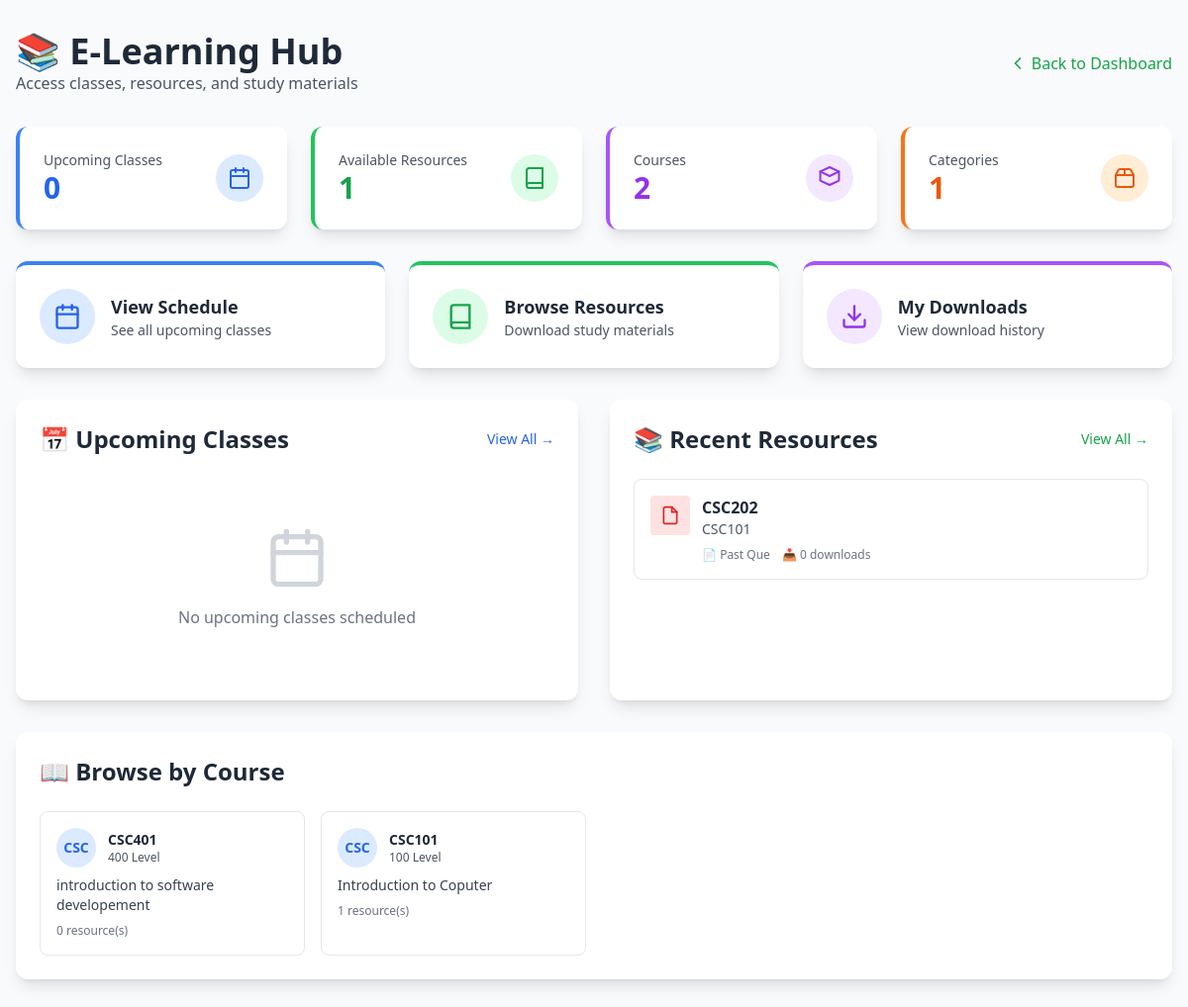
The app's page /elearning/ (signed in) with its own data.
### App/models.py (models this page shows, shortened)
class Resource(models.Model):
    title = models.CharField(max_length=200)
    description = models.TextField(blank=True)
    course = models.ForeignKey(Course, on_delete=models.CASCADE, related_name='resources')
    category = models.ForeignKey(ResourceCategory, on_delete=models.SET_NULL, null=True, related_name='resources')
    file = models.FileField(
        upload_to='resources/%Y/%m/',
        validators=[FileExtensionValidator(allowed_extensions=['pdf', 'doc', 'docx', 'ppt', 'pptx', 'txt', 'zip'])],
        help_text="Allowed: PDF, DOC, DOCX, PPT, PPTX, TXT, ZIP"
    )
    file_size = models.IntegerField(default=0, help_text="File size in bytes")
    uploaded_by = models.ForeignKey(User, on_delete=models.SET_NULL, null=True)
    upload_date = models.DateTimeField(auto_now_add=True)
    download_count = models.IntegerField(default=0)
    is_active = models.BooleanField(default=True)
    class Meta:
        ordering = ['-upload_date']

class Course(models.Model):
    code = models.CharField(max_length=20, unique=True, help_text="e.g., CSC201")
    name = models.CharField(max_length=200, help_text="e.g., Introduction to Programming")
    level = models.CharField(max_length=10, choices=[
        ('100', '100 Level'),
        ('200', '200 Level'),
        ('300', '300 Level'),
        ('400', '400 Level'),
        ('500', '500 Level'),
    ])
    description = models.TextField(blank=True)
    is_active = models.BooleanField(default=True)
    created_at = models.DateTimeField(auto_now_add=True)
    class Meta:
        ordering = ['level', 'code']

class ResourceCategory(models.Model):
    name = models.CharField(max_length=100, unique=True)
    description = models.TextField(blank=True)
    icon = models.CharField(max_length=50, default='📄', help_text="Emoji icon")
    order = models.IntegerField(default=0, help_text="Display order")
    class Meta:
        ordering = ['order', 'name']
        verbose_name_plural = "Resource Categories"

### App/views.py (the view)
# urls.py: path('elearning/', views.elearning_home, name='elearning_home'),
@login_required
def elearning_home(request):
    today = timezone.now().date()
    upcoming_classes = ClassSchedule.objects.filter(
        date__gte=today,
        is_completed=False
    ).select_related('course')[:10]
    today_classes = ClassSchedule.objects.filter(
        date=today,
        is_completed=False
    ).select_related('course')
    recent_resources = Resource.objects.filter(
        is_active=True
    ).select_related('course', 'category')[:6]
    popular_resources = Resource.objects.filter(
        is_active=True
    ).select_related('course', 'category').order_by('-download_count')[:6]
    categories = ResourceCategory.objects.annotate(
        resource_count=Count('resources')
    )
    courses = Course.objects.filter(is_active=True).annotate(
        resource_count=Count('resources')
    )
    context = {
        'upcoming_classes': upcoming_classes,
        'today_classes': today_classes,
        'recent_resources': recent_resources,
        'popular_resources': popular_resources,
        'categories': categories,
        'courses': courses,
    }
    return render(request, 'elearning/home.html', context)

### App/templates/elearning/home.html (shortened to what this page needs)
<!DOCTYPE html>
<html lang="en">
<head>
    <script src="https://cdn.tailwindcss.com"></script>
</head>
<body class="bg-gray-50 min-h-screen">
    <div class="container mx-auto px-4 py-8 max-w-7xl">
        <div class="mb-8 flex items-center justify-between">
            <div>
                <h1 class="text-4xl font-bold text-gray-800">📚 E-Learning Hub</h1>
                <p class="text-gray-600">Access classes, resources, and study materials</p>
            </div>
            <a href="{% url 'dashboard' %}" class="text-green-600 hover:text-green-700 font-medium inline-flex items-center">
                <svg xmlns="http://www.w3.org/2000/svg" width="20" height="20" viewBox="0 0 24 24" fill="none" stroke="currentColor" stroke-width="2" stroke-linecap="round" stroke-linejoin="round" class="mr-1"><path d="m15 18-6-6 6-6"/></svg>
                Back to Dashboard
            </a>
        </div>
        <div class="grid grid-cols-1 md:grid-cols-4 gap-6 mb-8">
            <div class="bg-white rounded-xl shadow-lg p-6 border-l-4 border-blue-500">
                <div class="flex items-center justify-between">
                    <div>
                        <p class="text-gray-600 text-sm">Upcoming Classes</p>
                        <p class="text-3xl font-bold text-blue-600">{{ upcoming_classes|length }}</p>
                    </div>
                    <div class="w-12 h-12 bg-blue-100 rounded-full flex items-center justify-center">
                    </div>
                </div>
            </div>
            <div class="bg-white rounded-xl shadow-lg p-6 border-l-4 border-green-500">
                <div class="flex items-center justify-between">
                    <div>
                        <p class="text-gray-600 text-sm">Available Resources</p>
                        <p class="text-3xl font-bold text-green-600">{{ recent_resources|length }}</p>
                    </div>
                    <div class="w-12 h-12 bg-green-100 rounded-full flex items-center justify-center">
                        <svg xmlns="http://www.w3.org/2000/svg" width="24" height="24" viewBox="0 0 24 24" fill="none" stroke="currentColor" stroke-width="2" stroke-linecap="round" stroke-linejoin="round" class="text-green-600"><path d="M4 19.5v-15A2.5 2.5 0 0 1 6.5 2H20v20H6.5a2.5 2.5 0 0 1 0-5H20"/></svg>
                    </div>
                </div>
            </div>
            <div class="bg-white rounded-xl shadow-lg p-6 border-l-4 border-purple-500">
                <div class="flex items-center justify-between">
                    <div>
                        <p class="text-gray-600 text-sm">Courses</p>
                        <p class="text-3xl font-bold text-purple-600">{{ courses|length }}</p>
                    </div>
                    <div class="w-12 h-12 bg-purple-100 rounded-full flex items-center justify-center">
                        <svg xmlns="http://www.w3.org/2000/svg" width="24" height="24" viewBox="0 0 24 24" fill="none" stroke="currentColor" stroke-width="2" stroke-linecap="round" stroke-linejoin="round" class="text-purple-600"><path d="M21.43 14.57L12 19L2.57 14.57V5.43L12 1L21.43 5.43V14.57z"/><path d="M21.43 5.43L12 10L2.57 5.43"/></svg>
                    </div>
                </div>
            </div>
            <div class="bg-white rounded-xl shadow-lg p-6 border-l-4 border-orange-500">
                <div class="flex items-center justify-between">
                    <div>
                        <p class="text-gray-600 text-sm">Categories</p>
                        <p class="text-3xl font-bold text-orange-600">{{ categories|length }}</p>
                    </div>
                    <div class="w-12 h-12 bg-orange-100 rounded-full flex items-center justify-center">
                    </div>
                </div>
            </div>
        </div>
        <div class="grid grid-cols-1 md:grid-cols-3 gap-6 mb-8">
            <a href="{% url 'class_schedule' %}" class="bg-white rounded-xl shadow-lg p-6 hover:shadow-xl transition-shadow border-t-4 border-blue-500">
                <div class="flex items-center space-x-4">
                    <div class="w-14 h-14 bg-blue-100 rounded-full flex items-center justify-center">
                    </div>
                    <div>
                        <h3 class="font-bold text-lg text-gray-800">View Schedule</h3>
                        <p class="text-sm text-gray-600">See all upcoming classes</p>
                    </div>
                </div>
            </a>
            <a href="{% url 'resource_library' %}" class="bg-white rounded-xl shadow-lg p-6 hover:shadow-xl transition-shadow border-t-4 border-green-500">
                <div class="flex items-center space-x-4">
                    <div class="w-14 h-14 bg-green-100 rounded-full flex items-center justify-center">
                        <svg xmlns="http://www.w3.org/2000/svg" width="28" height="28" viewBox="0 0 24 24" fill="none" stroke="currentColor" stroke-width="2" stroke-linecap="round" stroke-linejoin="round" class="text-green-600"><path d="M4 19.5v-15A2.5 2.5 0 0 1 6.5 2H20v20H6.5a2.5 2.5 0 0 1 0-5H20"/></svg>
                    </div>
                    <div>
                        <h3 class="font-bold text-lg text-gray-800">Browse Resources</h3>
                        <p class="text-sm text-gray-600">Download study materials</p>
                    </div>
                </div>
            </a>
            <a href="{% url 'my_downloads' %}" class="bg-white rounded-xl shadow-lg p-6 hover:shadow-xl transition-shadow border-t-4 border-purple-500">
                <div class="flex items-center space-x-4">
                    <div class="w-14 h-14 bg-purple-100 rounded-full flex items-center justify-center">
                    </div>
                    <div>
                        <h3 class="font-bold text-lg text-gray-800">My Downloads</h3>
                        <p class="text-sm text-gray-600">View download history</p>
                    </div>
                </div>
            </a>
        </div>
        <div class="grid grid-cols-1 lg:grid-cols-2 gap-8">
            <div class="bg-white rounded-xl shadow-lg p-6">
                <div class="flex items-center justify-between mb-6">
                    <h2 class="text-2xl font-bold text-gray-800">📅 Upcoming Classes</h2>
                    <a href="{% url 'class_schedule' %}" class="text-blue-600 hover:text-blue-700 font-medium text-sm">View All →</a>
                </div>
                {% if upcoming_classes %}
                <div class="space-y-4">
                    {% for class in upcoming_classes|slice:":5" %}
                    <div class="border border-gray-200 rounded-lg p-4 hover:border-blue-500 hover:shadow-md transition-all">
                        <div class="flex items-start justify-between mb-2">
                            <div class="flex-1">
                                <h3 class="font-bold text-gray-800">{{ class.title }}</h3>
                                <p class="text-sm text-gray-600">{{ class.course.code }} - {{ class.course.name }}</p>
                                <p class="text-sm text-gray-500 mt-1">👨‍🏫 {{ class.lecturer }}</p>
                            </div>
                            {% if class.is_today %}
                            <span class="px-3 py-1 bg-green-100 text-green-800 text-xs font-semibold rounded-full">TODAY</span>
                            {% endif %}
                        </div>
                        <div class="flex items-center justify-between mt-3 pt-3 border-t border-gray-100">
                            <div class="flex items-center space-x-4 text-sm text-gray-600">
                                <span>📅 {{ class.date|date:"M d, Y" }}</span>
                                <span>🕐 {{ class.start_time|time:"g:i A" }}</span>
                            </div>
                            <a href="{% url 'join_class' class.id %}" class="bg-blue-600 text-white px-4 py-2 rounded-lg text-sm font-semibold hover:bg-blue-700 transition-colors">
                                Join Class
                            </a>
                        </div>
                    </div>
                    {% endfor %}
                </div>
                {% else %}
                <div class="text-center py-12">
                    <p class="text-gray-500">No upcoming classes scheduled</p>
                </div>
                {% endif %}
            </div>
            <div class="bg-white rounded-xl shadow-lg p-6">
                <div class="flex items-center justify-between mb-6">
                    <h2 class="text-2xl font-bold text-gray-800">📚 Recent Resources</h2>
                    <a href="{% url 'resource_library' %}" class="text-green-600 hover:text-green-700 font-medium text-sm">View All →</a>
                </div>
                {% if recent_resources %}
                <div class="space-y-4">
                    {% for resource in recent_resources %}
                    <a href="{% url 'resource_detail' resource.id %}" class="block border border-gray-200 rounded-lg p-4 hover:border-green-500 hover:shadow-md transition-all">
                        <div class="flex items-start space-x-3">
                            <div class="w-10 h-10 bg-red-100 rounded flex items-center justify-center flex-shrink-0">
                                <svg xmlns="http://www.w3.org/2000/svg" width="20" height="20" viewBox="0 0 24 24" fill="none" stroke="currentColor" stroke-width="2" stroke-linecap="round" stroke-linejoin="round" class="text-red-600"><path d="M14 2H6a2 2 0 0 0-2 2v16a2 2 0 0 0 2 2h12a2 2 0 0 0 2-2V8z"/><polyline points="14 2 14 8 20 8"/></svg>
                            </div>
                            <div class="flex-1 min-w-0">
                                <h3 class="font-semibold text-gray-800 truncate">{{ resource.title }}</h3>
                                <p class="text-sm text-gray-600">{{ resource.course.code }}</p>
                                <div class="flex items-center space-x-3 mt-2 text-xs text-gray-500">
                                    <span>{{ resource.category.icon }} {{ resource.category.name }}</span>
                                    <span>📥 {{ resource.download_count }} downloads</span>
                                </div>
                            </div>
                        </div>
                    </a>
                    {% endfor %}
                </div>
                {% endif %}
            </div>
        </div>
        {% if courses %}
        <div class="mt-8 bg-white rounded-xl shadow-lg p-6">
            <h2 class="text-2xl font-bold text-gray-800 mb-6">📖 Browse by Course</h2>
            <div class="grid grid-cols-1 md:grid-cols-3 lg:grid-cols-4 gap-4">
                {% for course in courses %}
                <a href="{% url 'course_resources' course.id %}" class="border border-gray-200 rounded-lg p-4 hover:border-blue-500 hover:shadow-md transition-all">
                    <div class="flex items-center space-x-3 mb-2">
                        <div class="w-10 h-10 bg-blue-100 rounded-full flex items-center justify-center flex-shrink-0">
                            <span class="text-blue-600 font-bold text-sm">{{ course.code|slice:":3" }}</span>
                        </div>
                        <div class="flex-1 min-w-0">
                            <p class="font-bold text-gray-800 text-sm">{{ course.code }}</p>
                            <p class="text-xs text-gray-600">{{ course.level }} Level</p>
                        </div>
                    </div>
                    <p class="text-sm text-gray-700 line-clamp-2">{{ course.name }}</p>
                    <p class="text-xs text-gray-500 mt-2">{{ course.resource_count }} resource(s)</p>
                </a>
                {% endfor %}
            </div>
        </div>
        {% endif %}
    </div>
</body>
</html>

### records on screen
Resource: title "CSC202", course.code "CSC101", category.icon "📄", category.name "Past Que", download_count "0"
Course: code "CSC", code "CSC401", level "400", name "introduction to software developement", resource_count "0"
Course: code "CSC", code "CSC101", level "100", name "Introduction to Coputer", resource_count "1"

### other values on screen
{{ upcoming_classes|length }} "0"
{{ recent_resources|length }} "1"
{{ courses|length }} "2"
{{ categories|length }} "1"
